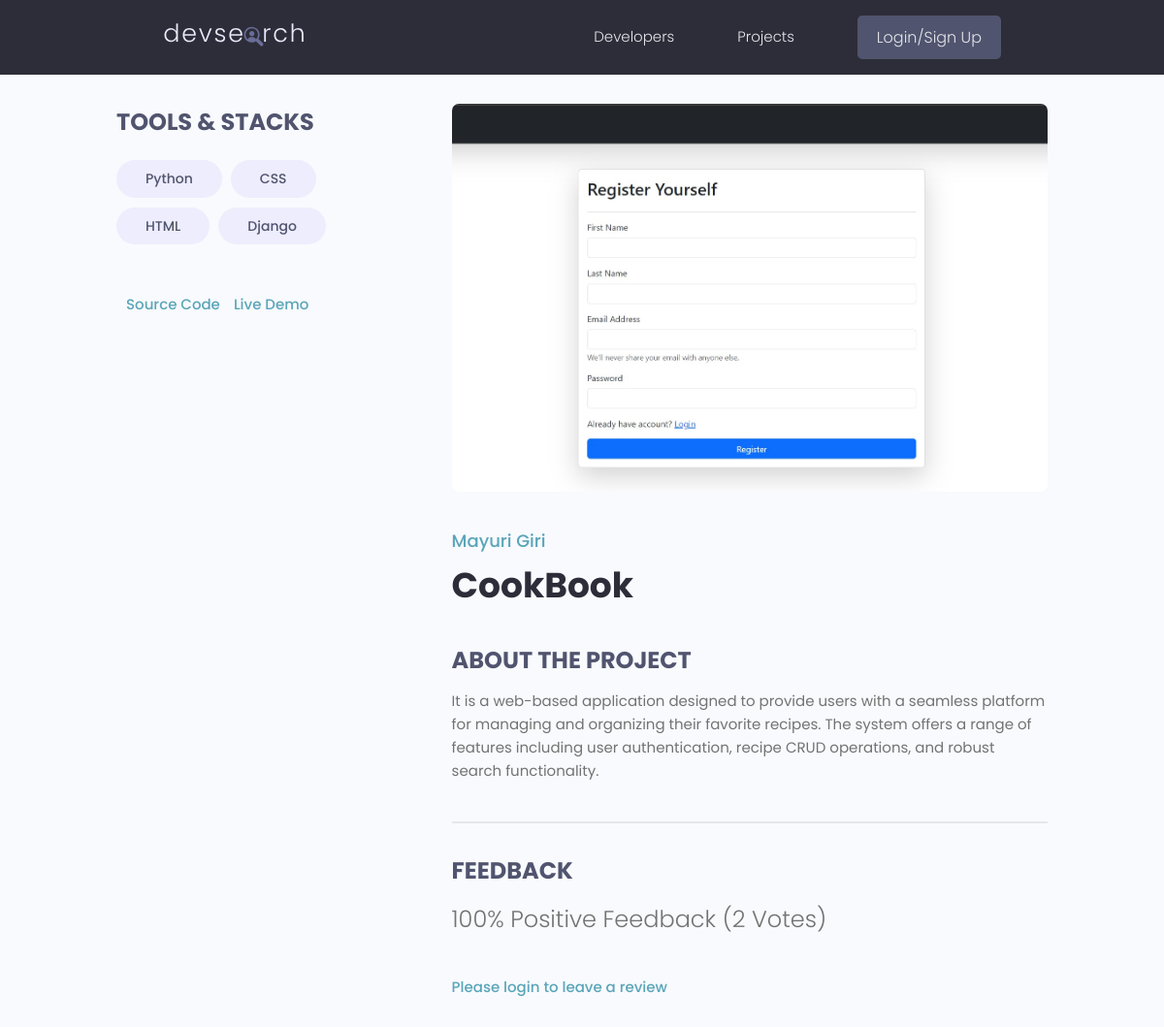
The page /projects/project/f63e96c3-f376-4ded-84ab-47dfaf853ff8/ on the database its author committed.
### projects/models.py (models this page shows, shortened)
class Tag(models.Model):
    name = models.CharField(max_length=200)
    created = models.DateTimeField(auto_now_add=True)
    id = models.UUIDField(default=uuid.uuid4, unique=True,
                          primary_key=True, editable=False)
    def __str__(self):
        return self.name

class Project(models.Model):
    owner = models.ForeignKey(
        Profile, null=True, blank=True, on_delete=models.CASCADE)
    title = models.CharField(max_length=200)
    description = models.TextField(null=True, blank=True)
    featured_image = models.ImageField(null=True, blank=True, default="default.jpg")
    demo_link = models.CharField(max_length=2000, null=True, blank=True)
    source_link = models.CharField(max_length=2000, null=True, blank=True)
    tags = models.ManyToManyField('Tag', blank=True)
    vote_total = models.IntegerField(default=0, null=True, blank=True)
    vote_ratio = models.IntegerField(default=0, null=True, blank=True)
    created = models.DateTimeField(auto_now_add=True)
    id = models.UUIDField(default=uuid.uuid4, unique=True, primary_key=True, editable=False)
    class Meta:
        ordering = ['-vote_ratio', '-vote_total', 'title']
    @property
    def imageURL(self):
        try:
            url = self.featured_image.url
        except:
            url = ''
        return url
    @property
    def reviewers(self):
        queryset = self.review_set.all().values_list('owner__id', flat=True)
        return queryset

### users/models.py (models this page shows, shortened)
class Profile(models.Model):
    user = models.OneToOneField(
        User, on_delete=models.CASCADE, null=True, blank=True)
    name = models.CharField(max_length=200, blank=True, null=True)
    email = models.EmailField(max_length=500, blank=True, null=True)
    username = models.CharField(max_length=200, blank=True, null=True)
    location = models.CharField(max_length=200, blank=True, null=True)
    short_intro = models.CharField(max_length=200, blank=True, null=True)
    bio = models.TextField(blank=True, null=True)
    profile_image = models.ImageField(null=True, blank=True, upload_to='profiles/', default="profiles/user-default.png")
    social_github = models.CharField(max_length=200, blank=True, null=True)
    social_twitter = models.CharField(max_length=200, blank=True, null=True)
    social_linkedin = models.CharField(max_length=200, blank=True, null=True)
    social_youtube = models.CharField(max_length=200, blank=True, null=True)
    social_website = models.CharField(max_length=200, blank=True, null=True)
    created = models.DateTimeField(auto_now_add=True)
    id = models.UUIDField(default=uuid.uuid4, unique=True,
                          primary_key=True, editable=False)
    class Meta:
        ordering = ['created']

### projects/views.py (the view, shortened to what this page needs)
# urls.py: path('project/<str:pk>/', views.project, name="project"),
def project(request, pk):
    projectObj = Project.objects.get(id=pk)
    form = ReviewForm()
    return render(request, 'projects/single-project.html', {'project': projectObj, 'form': form})

### projects/templates/projects/single-project.html (shortened to what this page needs)
{% extends 'main.html' %}
{% block content %}
<main class="singleProject my-md">
    <div class="container">
        <div class="layout">
            <div class="column column--1of3">
                <h3 class="singleProject__subtitle">Tools & Stacks</h3>
                <div class="singleProject__toolStack">
                    {% for tag in project.tags.all %}
                    <span class="tag tag--pill tag--sub tag--lg">
                        <small>{{tag}}</small>
                    </span>
                    {% endfor %}
                </div>
                {% if project.source_link %}
                <a class="singleProject__liveLink" href="{{project.source_link}}" target="_blank">Source
                    Code
                </a>
                {% endif %}
                {% if project.demo_link %}
                <a class="singleProject__liveLink" href="{{project.source_link}}" target="_blank">Live Demo
                </a>
                {% endif %}
            </div>
            <div class="column column--2of3">
                <img class="singleProject__preview" src="{{ project.imageURL }}" alt="portfolio thumbnail" />
                <a href="{% url 'user-profile' project.owner.id  %}"
                    class="singleProject__developer">{{project.owner.name}}</a>
                <h2 class="singleProject__title">{{project.title}}</h2>
                <h3 class="singleProject__subtitle">About the Project</h3>
                <div class="singleProject__info">
                    {{project.description}}
                </div>
                <div class="comments">
                    <h3 class="singleProject__subtitle">Feedback</h3>
                    <h5 class="project--rating">
                        {{project.vote_ratio}}% Positive Feedback ({{project.vote_total}}
                        Vote{{project.vote_total|pluralize:"s"}})
                    </h5>
                    {% if request.user.profile.id in project.reviewers %}
                    <p>You have already submitted your review for this project</p>
                    {% elif request.user.profile == project.owner %}
                    <p>You cannot review your own work</p>
                    {% else %}
                    <a href="{% url 'login' %}?next={{request.path}}">Please login to leave a review</a>
                    {% endif %}
                </div>
            </div>
        </div>
    </div>
</main>
{% endblock %}

### static/styles/app.css (style rules this page uses)
:root { --color-sub: #2d2d39; }
img { width: 100%; }
.singleProject .column--1of3 { order: 2; }
@media screen and (min-width: 1081px) { .singleProject .column--1of3 { order: 1; } }
@media screen and (min-width: 1081px) { .singleProject .column--2of3 { order: 2; } }
.singleProject__toolStack { margin-top: 2rem; margin-bottom: 4rem; }
.singleProject__liveLink { font-weight: 500; transition: all 0.3s ease-in-out; border-bottom: 2px solid transparent; }
.singleProject__preview { height: 50vh; object-fit: cover; object-position: top center; margin-bottom: 3rem; border-radius: 0.7rem; }
.singleProject__developer { font-size: 1.8rem; font-weight: 500; }
.singleProject__title { font-size: 3.6rem; font-weight: 700; color: var(--color-sub); margin-bottom: 3rem; }
.project--rating { margin-bottom: 1.6em; margin-top: .5em; }
.singleProject__subtitle { text-transform: uppercase; font-size: 2.4rem; font-weight: 700; color: var(--color-sub-light); margin-bottom: 1rem; }
.comments { margin-top: 4rem; padding-top: 3rem; border-top: 2px solid var(--color-light); }

### static/uikit/styles/modules/_variables.css (style rules this page uses)
:root { --color-main: #5aa5b9; --color-main-light: #e6faff; --color-sub: #3f4156; --color-sub-light: #51546e; --color-sub-lighter: #ededfd; --color-text: #737373; --color-gray: #8b8b8b; --color-light: #e5e7eb; --color-light-gray: #767676; --color-bg: #f8fafd; --color-white: #fffefd; --color-white-light: #f3f3f3; --color-success: #359e64; --color-success-bg: #def8e8; --color-error: #fc4b0b; --color-error-bg: #fff2ee; --font-base: 'Poppins', arial, helvetica, 'Segoe UI', roboto, ubuntu, sans-serif; --font-monospace: 'Fira Code', 'Courier New', courier, monospace; --font-regular: 300; --font-medium: 500; --font-bold: 700; --generic-shadow: 1px 1px 5px #00000010; --generic-transition: all 0.3s ease-in-out; }

### static/uikit/styles/modules/_base.css (style rules this page uses)
* { margin: 0; padding: 0; box-sizing: border-box; text-rendering: optimizeLegibility; color: inherit; font-size: inherit; }
html { font-size: 50%; }
@media only screen and (min-width: 480px) { html { font-size: 56.25%; } }
@media only screen and (min-width: 1200px) { html { font-size: 62.5%; } }
body { line-height: 1.6; font-weight: 400; font-size: 1.5rem; color: var(--color-text); background-color: var(--color-bg); min-height: 100vh; }

### static/uikit/styles/modules/_typography.css (style rules this page uses)
* { font-family: var(--font-base); }
h2 { font-size: 3.6rem; font-weight: var(--font-bold); }
h3 { font-size: 3.2rem; font-weight: var(--font-medium); }
h5 { font-size: 2.4rem; font-weight: var(--font-medium); }
h5, h6 { font-weight: var(--font-regular); }
p, span, strong { font-size: 1.6rem; color: var(--color-text); font-weight: var(--font-regular); }
a { padding-bottom: 2px; text-decoration: none; display: inline-block; color: var(--color-main); font-weight: var(--font-medium); }

### static/uikit/styles/modules/_utilities.css (style rules this page uses)
.container { width: 92%; max-width: 165rem; margin: 0 auto; box-sizing: border-box; }
@media screen and (min-width: 1000px) { .container { width: 90%; } }
@media screen and (min-width: 1200px) { .container { width: 80%; } }
.my-md { margin: 3rem auto; }

### static/uikit/styles/modules/_tag.css (style rules this page uses)
.tag { display: inline-flex; align-items: center; background-color: var(--color-sub); height: -webkit-fit-content; height: -moz-fit-content; height: fit-content; width: -webkit-fit-content; width: -moz-fit-content; width: fit-content; border-radius: 0.5rem; padding: 0.5rem 1.5rem; font-size: 1.2rem; cursor: pointer; }
.tag:not(:last-child) { margin-right: 0.25rem; margin-bottom: 0.75rem; }
.tag > small { color: var(--color-white); }
.tag--pill { border-radius: 5rem; }
.tag--sub, .tag--sub > small { background: var(--color-sub-lighter); color: var(--color-sub-light); font-weight: 500; }
.tag--lg { padding: 0.8rem 3rem; font-size: 1.4rem; }
.tag--lg:not(:last-child) { margin-right: 0.5rem; margin-bottom: 1rem; }

### static/uikit/styles/modules/_layout.css (style rules this page uses)
.layout { display: flex; flex-flow: row wrap; justify-content: space-between; }
.layout > .column { margin-bottom: 3rem; }
.layout > .column.column--1of3 { flex-basis: 30%; }
.layout > .column.column--2of3 { flex-basis: 64%; }

### rows shown on the page
Tag: name "Python"
Tag: name "CSS"
Tag: name "HTML"
Tag: name "Django"
Project: imageURL (picture), owner.name "Mayuri Giri", title "CookBook", description "It is a web-based application designed to provide users with a seamless platform for managing and organizing their favorite recipes. The system offers a range of features including user authentication, recipe CRUD operations, and robust search functionality.", vote_ratio "100", vote_total "2"
